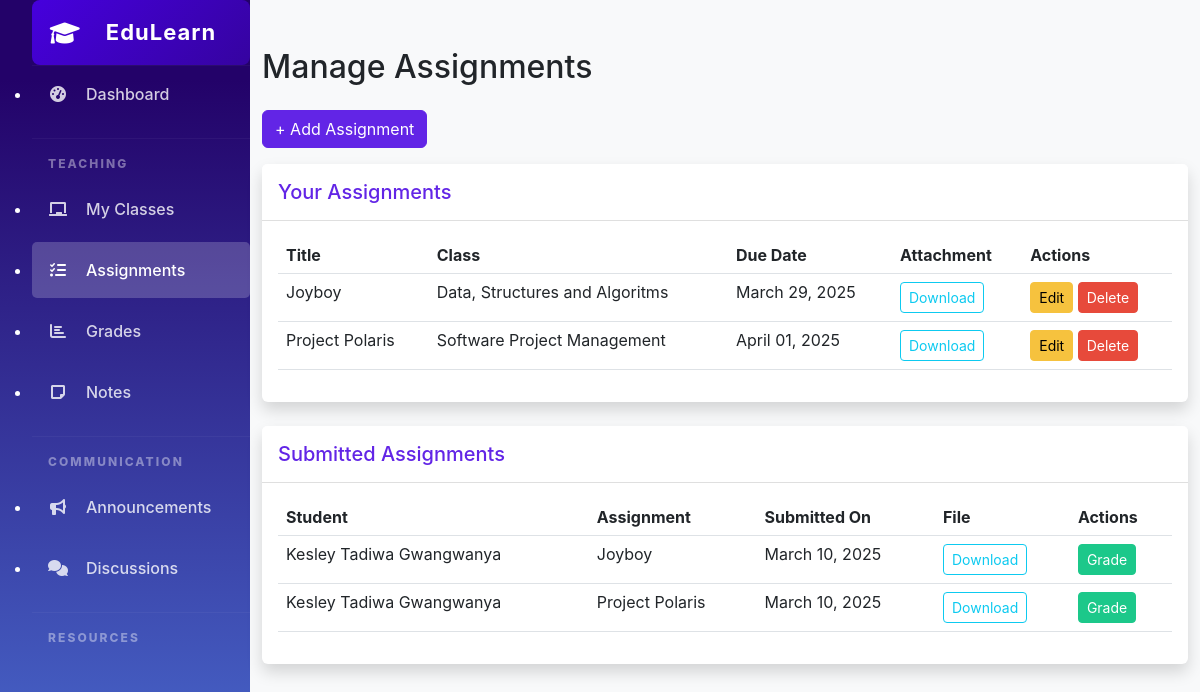
Screenshot of /instructor_assignments (signed in) with the database file from the repository.
### app.py (models this page shows)
class Assignment(Base):
    __tablename__ = 'assignments'
    id = Column(Integer, primary_key=True, autoincrement=True)
    title = Column(String(200), nullable=False)
    description = Column(Text, nullable=False)
    due_date = Column(Date, nullable=False)
    due_time = Column(Time, nullable=True)
    points = Column(Integer, nullable=False, default=100)
    file_path = Column(String(255), nullable=True)  # Ensure this exists
    class_id = Column(Integer, ForeignKey('classes.id'), nullable=False)
    classroom = relationship("Class", backref="assignments")  # ✅ Ensure this is defined

class Class(Base):
    __tablename__ = 'classes'
    id = Column(Integer, primary_key=True, autoincrement=True)
    name = Column(String(100), nullable=False)
    code = Column(String(50), unique=True, nullable=False)
    description = Column(Text, nullable=True)
    start_date = Column(Date, nullable=False)
    end_date = Column(Date, nullable=False)
    schedule_day = Column(String(20), nullable=False)
    start_time = Column(Time, nullable=False)
    end_time = Column(Time, nullable=False)
    max_students = Column(Integer, nullable=False)
    prerequisites = Column(Text, nullable=True)
    instructor_id = Column(Integer, ForeignKey('users.id'), nullable=False)
    instructor = relationship("User")

class Submission(Base):
    __tablename__ = 'submissions'
    id = Column(Integer, primary_key=True, autoincrement=True)
    assignment_id = Column(Integer, ForeignKey('assignments.id'), nullable=False)
    student_id = Column(Integer, ForeignKey('users.id'), nullable=False)
    submitted_on = Column(Date, nullable=False)
    file_path = Column(String(255), nullable=True)
    grade = Column(String(10), nullable=True)  # New column for grading
    feedback = Column(String(500), nullable=True)
    assignment = relationship("Assignment")
    student = relationship("User")

class User(Base):
    __tablename__ = 'users'
    id = Column(Integer, primary_key=True, autoincrement=True)
    name = Column(String(100), nullable=False)
    email = Column(String(100), unique=True, nullable=False)
    password_hash = Column(String(200), nullable=False)
    role = Column(String(50), nullable=False)  # 'instructor' or 'student'

### app.py (the view, shortened to what this page needs)
@app.route('/instructor_assignments', methods=['GET', 'POST'])
def instructor_assignments():
    user = get_current_user()
    if not user or user.role != 'instructor':
        flash('Access denied.', 'danger')
        return redirect(url_for('home'))
    db_session = SessionLocal()
    submitted_assignments = (
        db_session.query(Submission)
        .join(Assignment, Submission.assignment_id == Assignment.id)
        .join(User, Submission.student_id == User.id)
        .options(joinedload(Submission.assignment), joinedload(Submission.student))
        .all()
    )
    assignments_list = (
        db_session.query(Assignment)
        .join(Class, Class.id == Assignment.class_id)
        .filter(Class.instructor_id == user.id)
        .options(joinedload(Assignment.classroom))
        .all()
    )
    instructor_classes = db_session.query(Class).filter_by(instructor_id=user.id).all()
    db_session.close()
    return render_template('instructor-assignments.html', user=user, submitted_assignments=submitted_assignments,assignments_list=assignments_list, instructor_classes=instructor_classes)

### app.py (called while the page is built)
def get_current_user():
    if 'user_id' in session:
        db_session = SessionLocal()
        user = db_session.query(User).filter_by(id=session['user_id']).first()
        db_session.close()
        return user
    return None

### templates/instructor-assignments.html (shortened to what this page needs)
<html lang="en">
<head>
  <link href="https://cdn.jsdelivr.net/npm/bootstrap@5.3.0/dist/css/bootstrap.min.css" rel="stylesheet">
  <link rel="stylesheet" href="https://cdnjs.cloudflare.com/ajax/libs/font-awesome/6.0.0/css/all.min.css">
  <link rel="stylesheet" href="{{url_for('static', filename='styles.css')}}">
</head>
<body>
  <div class="wrapper">
    <ul class="sidebar">
      <a class="sidebar-header p-3" href="{{url_for('instructor_dashboard')}}">
        <div class="sidebar-brand-icon">
          <i class="fas fa-graduation-cap"></i>
        </div>
        <div class="sidebar-brand-text mx-3">EduLearn</div>
      </a>
      <hr class="sidebar-divider my-0">
      <li class="nav-item active">
        <a class="nav-link" href="{{url_for('instructor_dashboard')}}">
          <i class="fas fa-fw fa-tachometer-alt"></i>
          <span>Dashboard</span>
        </a>
      </li>
      <hr class="sidebar-divider">
      <div class="sidebar-heading">
        Teaching
      </div>
      <li class="nav-item">
        <a class="nav-link" href="{{url_for('instructor_classes')}}">
          <i class="fas fa-fw fa-chalkboard"></i>
          <span>My Classes</span>
        </a>
      </li>
      <li class="nav-item">
        <a class="nav-link active" href="{{url_for('instructor_assignments')}}">
          <i class="fas fa-fw fa-tasks"></i>
          <span>Assignments</span>
        </a>
      </li>
      <li class="nav-item">
        <a class="nav-link" href="{{url_for('instructor_grades')}}">
          <i class="fas fa-fw fa-chart-bar"></i>
          <span>Grades</span>
        </a>
      </li>
      <li class="nav-item">
        <a class="nav-link" href="{{url_for('instructor_notes')}}">
          <i class="fa fa-sticky-note"></i>
          <span>Notes</span>
        </a>
      </li>
      <hr class="sidebar-divider">
      <div class="sidebar-heading">
        Communication
      </div>
      <li class="nav-item">
        <a class="nav-link" href="{{url_for('announcements')}}">
          <i class="fas fa-fw fa-bullhorn"></i>
          <span>Announcements</span>
        </a>
      </li>
      <li class="nav-item">
        <a class="nav-link" href="{{url_for('discussions')}}">
          <i class="fas fa-fw fa-comments"></i>
          <span>Discussions</span>
        </a>
      </li>
      <hr class="sidebar-divider">
      <div class="sidebar-heading">
        Resources
      </div>
    </ul>
    <body class="bg-light">
      <div class="container py-5">
          <h2 class="mb-4">Manage Assignments</h2>
          <button class="btn btn-primary mb-3" data-bs-toggle="modal" data-bs-target="#addAssignmentModal">
            + Add Assignment
        </button>
          <div class="card shadow mb-4">
              <div class="card-header">
                  <h5 class="m-0 font-weight-bold text-primary">Your Assignments</h5>
              </div>
              <div class="card-body">
                  <table class="table table-hover">
                      <thead>
                          <tr>
                              <th>Title</th>
                              <th>Class</th>
                              <th>Due Date</th>
                              <th>Attachment</th>
                              <th>Actions</th>
                          </tr>
                      </thead>
                      <tbody>
                          {% for assignment in assignments_list %}
                          <tr>
                              <td>{{ assignment.title }}</td>
                              <td>{{ assignment.classroom.name }}</td>
                              <td>{{ assignment.due_date.strftime('%B %d, %Y') }}</td>
                              <td>
                                  {% if assignment.file_path %}
                                      <a href="{{ url_for('download_file', filename=assignment.file_path.split('/')[-1]) }}" class="btn btn-sm btn-outline-info">Download</a>
                                  {% else %}
                                      <span class="text-muted">No file</span>
                                  {% endif %}
                              </td>
                              <td>
                                  <a href="#" class="btn btn-sm btn-warning">Edit</a>
                                  <a href="#" class="btn btn-sm btn-danger">Delete</a>
                              </td>
                          </tr>
                          {% else %}
                          <tr>
                              <td colspan="5" class="text-center text-muted">No assignments created yet.</td>
                          </tr>
                          {% endfor %}
                      </tbody>
                  </table>
              </div>
          </div>
          <div class="card shadow">
              <div class="card-header">
                  <h5 class="m-0 font-weight-bold text-primary">Submitted Assignments</h5>
              </div>
              <div class="card-body">
                  <table class="table table-hover">
                      <thead>
                          <tr>
                              <th>Student</th>
                              <th>Assignment</th>
                              <th>Submitted On</th>
                              <th>File</th>
                              <th>Actions</th>
                          </tr>
                      </thead>
                      <tbody>
                          {% for submission in submitted_assignments %}
                          <tr>
                              <td>{{ submission.student.name }}</td>
                              <td>{{ submission.assignment.title }}</td>
                              <td>{{ submission.submitted_on.strftime('%B %d, %Y') }}</td>
                              <td>
                                  <a href="{{ url_for('download_file', filename=submission.file_path.split('/')[-1]) }}" class="btn btn-sm btn-outline-info">Download</a>
                              </td>
                              <td>
                                  <a href="{{url_for('instructor_grades')}}" class="btn btn-sm btn-success">Grade</a>
                              </td>
                          </tr>
                          {% else %}
                          <tr>
                              <td colspan="5" class="text-center text-muted">No submissions yet.</td>
                          </tr>
                          {% endfor %}
                      </tbody>
                  </table>
              </div>
          </div>
      </div>
    </div>
</body>
</html>

### static/styles.css (style rules this page uses)
:root { --primary-color: #6225e6; --secondary-color: #f8f9fc; --accent-color: #5014d1; --success-color: #1cc88a; --warning-color: #f6c23e; --danger-color: #e74a3b; --dark-color: #5a5c69; --light-color: #f8f9fc; }
body { font-family: -apple-system, BlinkMacSystemFont, "Segoe UI", Roboto, "Helvetica Neue", Arial, sans-serif; min-height: 100vh; }
.wrapper { display: flex; width: 100%; align-items: stretch; }
.sidebar-header { display: flex; align-items: center; justify-content: center; padding: 15px; text-decoration: none; background: linear-gradient(135deg,#4600dd, #3503a0); color: white; font-size: 20px; font-weight: bold; border-radius: 8px; transition: all 0.3s ease-in-out; }
.sidebar-brand-icon i { font-size: 24px; margin-right: 10px; }
.sidebar-brand-text { font-weight: bold; font-size: 22px; letter-spacing: 1px; }
.sidebar { min-width: 250px; max-width: 250px; min-height: 100vh; background: linear-gradient(180deg, #230269 10%, #496ace 100%); color: white; transition: all 0.3s; }
.sidebar .nav-link { color: rgba(255, 255, 255, 0.8); padding: 1rem; font-weight: 500; display: flex; align-items: center; gap: 0.5rem; border-radius: 5px; margin-bottom: 5px; }
.sidebar .nav-link.active { color: white; background-color: rgba(255, 255, 255, 0.2); }
.sidebar .nav-link i { margin-right: 10px; width: 20px; text-align: center; }
.sidebar-brand-text { color: white !important; }
.sidebar-divider { border-top: 1px solid rgba(255, 255, 255, 0.15); margin: 1rem 0; }
.sidebar-heading { color: rgba(255, 255, 255, 0.4); font-size: 0.75rem; font-weight: 800; letter-spacing: 0.13rem; text-transform: uppercase; padding: 0 1rem; margin-bottom: 0.5rem; }
.card { border: none; box-shadow: 0 0.15rem 1.75rem 0 rgba(58, 59, 69, 0.1); margin-bottom: 1.5rem; }
.card-header { background-color: white; border-bottom: 1px solid rgba(0, 0, 0, 0.125); padding: 1rem; }
.btn-primary { background-color: var(--primary-color); border-color: var(--primary-color); }
.btn-success { background-color: var(--success-color); border-color: var(--success-color); }
.btn-warning { background-color: var(--warning-color); border-color: var(--warning-color); }
.btn-danger { background-color: var(--danger-color); border-color: var(--danger-color); }
.text-primary { color: var(--primary-color) !important; }

### rows the page displays
Assignment: title "Joyboy", classroom.name "Data, Structures and Algoritms", due_date "March 29, 2025"
Assignment: title "Project Polaris", classroom.name "Software Project Management", due_date "April 01, 2025"
Submission: student.name "Kesley Tadiwa Gwangwanya", assignment "Joyboy", submitted_on "March 10, 2025"
Submission: student.name "Kesley Tadiwa Gwangwanya", assignment "Project Polaris", submitted_on "March 10, 2025"
